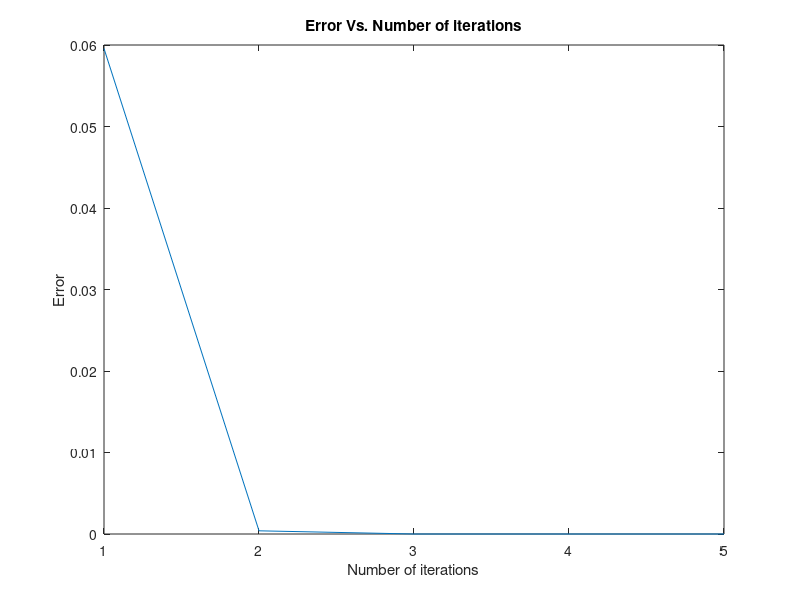

Here is the MATLAB script that generated this plot:
% Newton Raphson Method
 clear all
 close all
 clc
 % Change here for different functions
 f=@(x) cos(x)-3*x+1
 %this is the derivative of the above function
 df=@(x) -sin(x)-3
 % Change lower limit 'a' and upper limit 'b'
 a=0; b=1;
 x=a;
 for i=1:1:100
 x1=x-(f(x)/df(x));
 x=x1;
 end
 sol=x;
 fprintf('Approximate Root is %.15f',sol)
 a=0;b=1;
 x=a;
 er(5)=0;
 for i=1:1:5
 x1=x-(f(x)/df(x));
 x=x1;
 er(i)=x1-sol;
 end
 plot(er)
 xlabel('Number of iterations')
 ylabel('Error')
 title('Error Vs. Number of iterations')